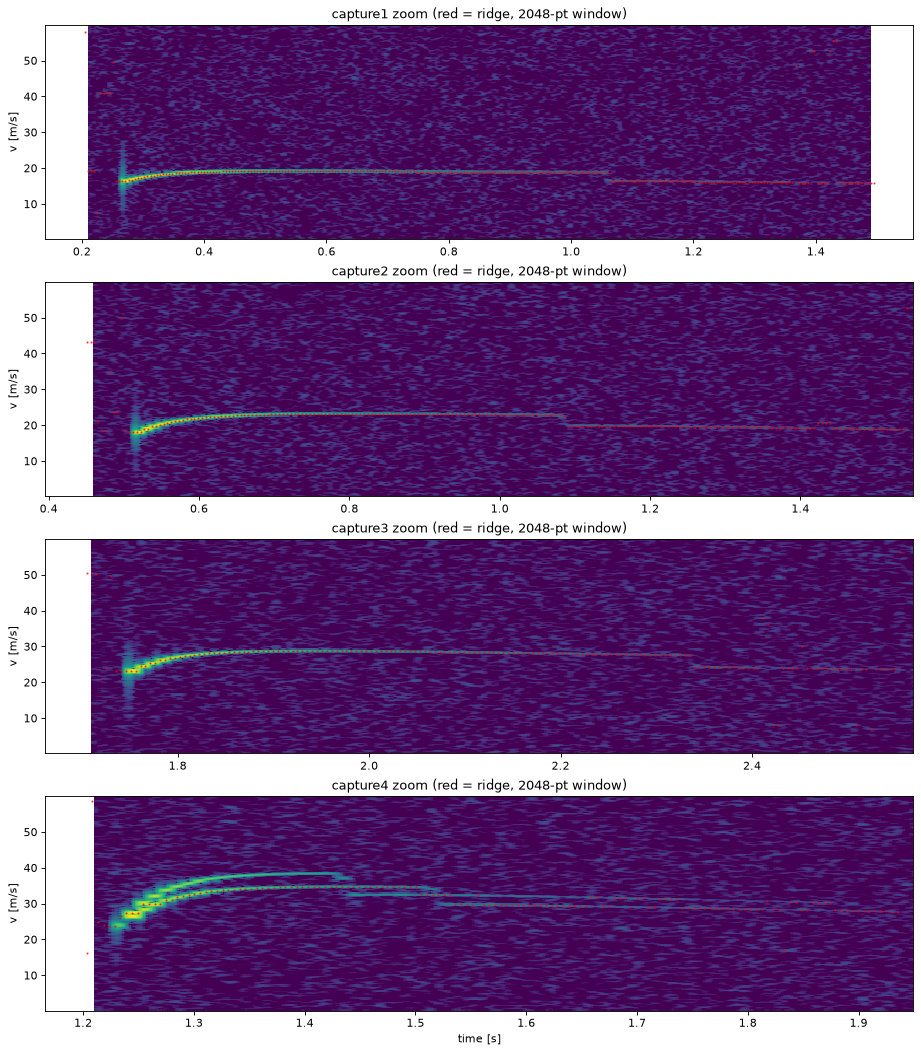

This chart was generated by the following Python code:
"""Step 3: finer analysis. Zoomed spectrograms, sub-bin ridge tracking with a long window, tail structure."""
import numpy as np
from scipy import signal
from analyze import load, C
import matplotlib
matplotlib.use("Agg")
import matplotlib.pyplot as plt


def ridge(iq, fs, lam, nper, hop, t0, t1, vmin=0, vmax=60, min_snr=8):
    """Sub-bin ridge track within [t0,t1] and velocity band [vmin,vmax]. Returns t, v, snr(dB)."""
    f, t, Z = signal.stft(iq, fs=fs, window="hann", nperseg=nper, noverlap=nper - hop,
                          return_onesided=False, boundary=None, padded=False)
    o = np.argsort(f); f = f[o]; P = np.abs(Z[o]) ** 2
    v = f * lam / 2
    band = (v >= vmin) & (v <= vmax)
    floor = np.median(P)
    out = []
    for k in range(P.shape[1]):
        if not (t0 <= t[k] <= t1):
            continue
        col = np.where(band, P[:, k], 0)
        j = col.argmax()
        snr = 10 * np.log10(P[j, k] / floor)
        if snr < min_snr or j in (0, len(f) - 1):
            continue
        a, b, c = np.log(P[j - 1, k]), np.log(P[j, k]), np.log(P[j + 1, k])
        d = 0.5 * (a - c) / (a - 2 * b + c)
        fv = f[j] + d * (f[1] - f[0])
        out.append((t[k], fv * lam / 2, snr))
    return np.array(out)


def main():
    ev = {1: (0.2, 1.5), 2: (0.45, 1.56), 3: (1.7, 2.58), 4: (1.2, 1.96)}
    fig, axs = plt.subplots(4, 1, figsize=(14, 16))
    for ax, i in zip(axs, range(1, 5)):
        iq, m = load(i)
        fs, fc = m["sample_rate_hz"], m["fc_hz"]; lam = C / fc
        t0, t1 = ev[i]
        s0, s1 = int(t0 * fs), int(t1 * fs)
        f, t, S = signal.spectrogram(iq[s0:s1], fs=fs, nperseg=1024, noverlap=960, window="hann",
                                     return_onesided=False, mode="psd")
        f = np.fft.fftshift(f); S = np.fft.fftshift(S, axes=0)
        v = f * lam / 2
        sel = (v > 0) & (v < 60)
        SdB = 10 * np.log10(S[sel] + 1e-12)
        ax.pcolormesh(t + t0, v[sel], SdB, shading="auto", vmin=np.median(SdB), vmax=SdB.max())
        r = ridge(iq, fs, lam, 2048, 256, t0, t1)
        if len(r):
            ax.plot(r[:, 0], r[:, 1], "r.", ms=2, alpha=.6)
        ax.set_title(f"capture{i} zoom (red = ridge, 2048-pt window)"); ax.set_ylabel("v [m/s]")
    axs[-1].set_xlabel("time [s]")
    fig.savefig("zoom.png", dpi=80, bbox_inches="tight")

    for i in range(1, 5):
        iq, m = load(i); fs, fc = m["sample_rate_hz"], m["fc_hz"]; lam = C / fc
        r = ridge(iq, fs, lam, 2048, 512, *ev[i])
        print(f"\ncapture{i}: ridge points={len(r)}  span {r[0,0]:.3f}..{r[-1,0]:.3f}s")
        for row in r[::max(1, len(r) // 22)]:
            print(f"   t={row[0]:.3f}  v={row[1]:6.2f}  snr={row[2]:5.1f}")


if __name__ == "__main__":
    main()
